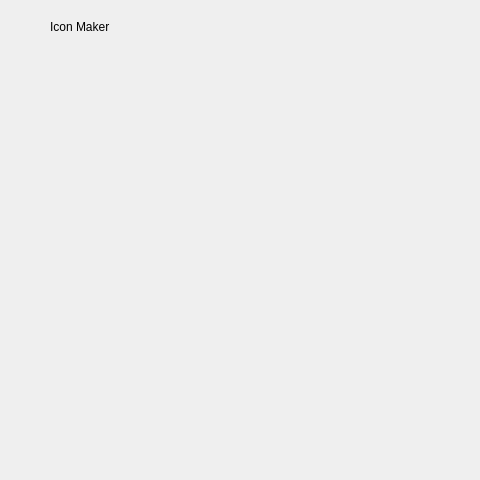
<?xml version="1.0" encoding="UTF-8"?>
<ui version="4.0">
 <class>IconDialog</class>
 <widget class="QDialog" name="IconDialog">
  <property name="geometry">
   <rect>
    <x>0</x>
    <y>0</y>
    <width>480</width>
    <height>480</height>
   </rect>
  </property>
  <property name="windowTitle">
   <string>IconDialog</string>
  </property>
  <property name="sizeGripEnabled">
   <bool>false</bool>
  </property>
  <property name="modal">
   <bool>true</bool>
  </property>
  <widget class="QLabel" name="logo">
   <property name="geometry">
    <rect>
     <x>20</x>
     <y>400</y>
     <width>221</width>
     <height>50</height>
    </rect>
   </property>
   <property name="text">
    <string/>
   </property>
   <property name="pixmap">
    <pixmap resource="skins.qrc">:/default/logo.png</pixmap>
   </property>
  </widget>
  <widget class="mIconWidget" name="widget_img">
   <property name="geometry">
    <rect>
     <x>110</x>
     <y>90</y>
     <width>260</width>
     <height>260</height>
    </rect>
   </property>
   <property name="pixmap">
    <pixmap>:/brushed/Skins/Brushed/question.png</pixmap>
   </property>
  </widget>
  <widget class="QWidget" name="widget_title" native="true">
   <property name="geometry">
    <rect>
     <x>20</x>
     <y>10</y>
     <width>440</width>
     <height>33</height>
    </rect>
   </property>
   <property name="sizePolicy">
    <sizepolicy hsizetype="Preferred" vsizetype="Fixed">
     <horstretch>0</horstretch>
     <verstretch>0</verstretch>
    </sizepolicy>
   </property>
   <property name="minimumSize">
    <size>
     <width>100</width>
     <height>33</height>
    </size>
   </property>
   <layout class="QHBoxLayout" name="horizontalLayout_2">
    <property name="spacing">
     <number>0</number>
    </property>
    <property name="leftMargin">
     <number>0</number>
    </property>
    <property name="topMargin">
     <number>0</number>
    </property>
    <property name="rightMargin">
     <number>0</number>
    </property>
    <property name="bottomMargin">
     <number>0</number>
    </property>
    <item>
     <widget class="QLabel" name="lab_Ico">
      <property name="sizePolicy">
       <sizepolicy hsizetype="Minimum" vsizetype="Preferred">
        <horstretch>0</horstretch>
        <verstretch>0</verstretch>
       </sizepolicy>
      </property>
      <property name="minimumSize">
       <size>
        <width>30</width>
        <height>0</height>
       </size>
      </property>
      <property name="text">
       <string/>
      </property>
      <property name="alignment">
       <set>Qt::AlignCenter</set>
      </property>
     </widget>
    </item>
    <item>
     <widget class="QLabel" name="lab_Title">
      <property name="sizePolicy">
       <sizepolicy hsizetype="Expanding" vsizetype="Preferred">
        <horstretch>0</horstretch>
        <verstretch>0</verstretch>
       </sizepolicy>
      </property>
      <property name="text">
       <string>Icon Maker</string>
      </property>
      <property name="alignment">
       <set>Qt::AlignLeading|Qt::AlignLeft|Qt::AlignVCenter</set>
      </property>
     </widget>
    </item>
    <item>
     <widget class="QWidget" name="widget_menu" native="true">
      <property name="sizePolicy">
       <sizepolicy hsizetype="Minimum" vsizetype="Preferred">
        <horstretch>0</horstretch>
        <verstretch>0</verstretch>
       </sizepolicy>
      </property>
      <layout class="QHBoxLayout" name="horizontalLayout">
       <property name="spacing">
        <number>0</number>
       </property>
       <property name="leftMargin">
        <number>0</number>
       </property>
       <property name="topMargin">
        <number>0</number>
       </property>
       <property name="rightMargin">
        <number>0</number>
       </property>
       <property name="bottomMargin">
        <number>0</number>
       </property>
       <item>
        <widget class="QPushButton" name="btnMenu">
         <property name="sizePolicy">
          <sizepolicy hsizetype="Minimum" vsizetype="Expanding">
           <horstretch>0</horstretch>
           <verstretch>0</verstretch>
          </sizepolicy>
         </property>
         <property name="minimumSize">
          <size>
           <width>31</width>
           <height>0</height>
          </size>
         </property>
         <property name="cursor">
          <cursorShape>ArrowCursor</cursorShape>
         </property>
         <property name="focusPolicy">
          <enum>Qt::NoFocus</enum>
         </property>
         <property name="toolTip">
          <string>菜单</string>
         </property>
         <property name="text">
          <string/>
         </property>
         <property name="flat">
          <bool>true</bool>
         </property>
        </widget>
       </item>
       <item>
        <widget class="QPushButton" name="btnMenu_Min">
         <property name="sizePolicy">
          <sizepolicy hsizetype="Minimum" vsizetype="Expanding">
           <horstretch>0</horstretch>
           <verstretch>0</verstretch>
          </sizepolicy>
         </property>
         <property name="minimumSize">
          <size>
           <width>31</width>
           <height>0</height>
          </size>
         </property>
         <property name="cursor">
          <cursorShape>ArrowCursor</cursorShape>
         </property>
         <property name="focusPolicy">
          <enum>Qt::NoFocus</enum>
         </property>
         <property name="toolTip">
          <string>最小化</string>
         </property>
         <property name="flat">
          <bool>true</bool>
         </property>
        </widget>
       </item>
       <item>
        <widget class="QPushButton" name="btnMenu_Max">
         <property name="sizePolicy">
          <sizepolicy hsizetype="Minimum" vsizetype="Expanding">
           <horstretch>0</horstretch>
           <verstretch>0</verstretch>
          </sizepolicy>
         </property>
         <property name="minimumSize">
          <size>
           <width>31</width>
           <height>0</height>
          </size>
         </property>
         <property name="cursor">
          <cursorShape>ArrowCursor</cursorShape>
         </property>
         <property name="focusPolicy">
          <enum>Qt::NoFocus</enum>
         </property>
         <property name="toolTip">
          <string>最大化</string>
         </property>
         <property name="text">
          <string/>
         </property>
         <property name="flat">
          <bool>true</bool>
         </property>
        </widget>
       </item>
       <item>
        <widget class="QPushButton" name="btnMenu_Close">
         <property name="sizePolicy">
          <sizepolicy hsizetype="Minimum" vsizetype="Expanding">
           <horstretch>0</horstretch>
           <verstretch>0</verstretch>
          </sizepolicy>
         </property>
         <property name="minimumSize">
          <size>
           <width>40</width>
           <height>0</height>
          </size>
         </property>
         <property name="cursor">
          <cursorShape>ArrowCursor</cursorShape>
         </property>
         <property name="focusPolicy">
          <enum>Qt::NoFocus</enum>
         </property>
         <property name="toolTip">
          <string>关闭</string>
         </property>
         <property name="text">
          <string/>
         </property>
         <property name="flat">
          <bool>true</bool>
         </property>
        </widget>
       </item>
      </layout>
     </widget>
    </item>
   </layout>
  </widget>
 </widget>
 <layoutdefault spacing="6" margin="11"/>
 <customwidgets>
  <customwidget>
   <class>mIconWidget</class>
   <extends>QLabel</extends>
   <header location="global">miconwidget.h</header>
   <container>1</container>
  </customwidget>
 </customwidgets>
 <resources>
  <include location="skins.qrc"/>
 </resources>
 <connections/>
</ui>
